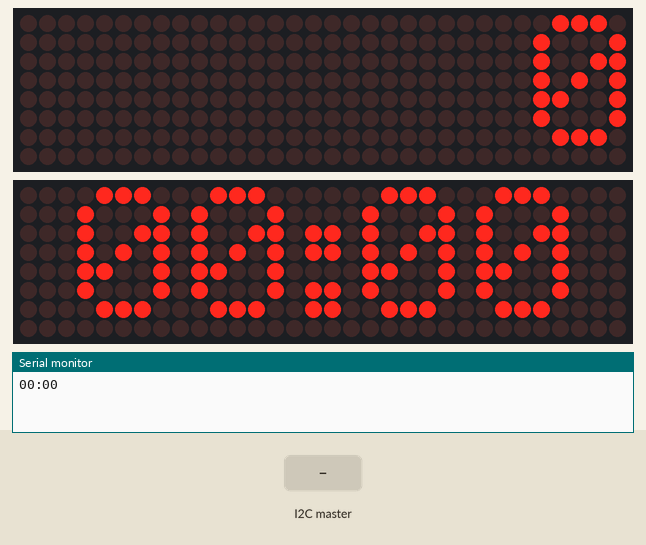
This sketch was run on a simulated Arduino Uno, built with avr-gcc and run on an emulated ATmega328P. On the bench: 2 × 32×8 LED matrix, the last lines printed to the serial monitor. The test bench sets the inputs (shaded band).

Above: at 1.2 s.
1.3 s: the I2C master sends the byte 1
At 2.6 s:
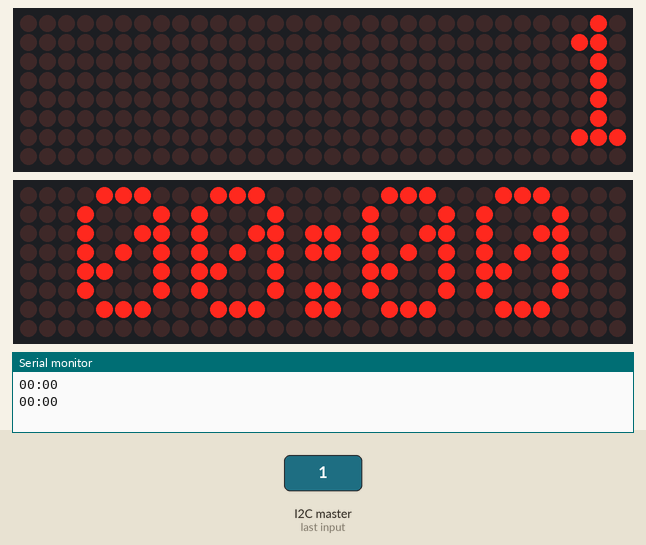
4.3 s: the I2C master sends the byte 2
At 4.9 s:
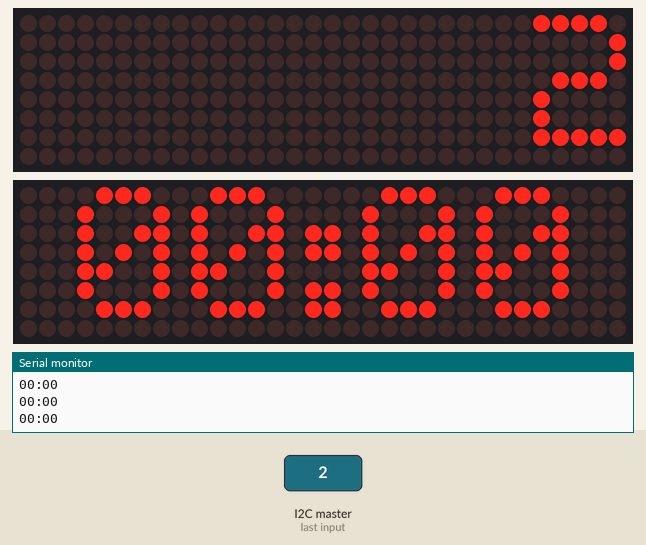
Timing chart, 0 to 7.3 s (numbered marks = the images above; inputs shaded):
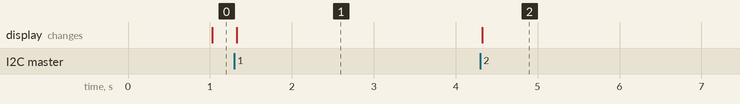

The sketch:

Slave_Display.ino
```cpp
#include <Wire.h>
#include <MD_Parola.h>
#include <MD_MAX72xx.h>
#include <SPI.h>

#define HARDWARE_TYPE MD_MAX72XX::FC16_HW
#define MAX_DEVICES 4
#define CS_PIN 10
#define DATA_PIN 11
#define CLK_PIN 9


#define HARDWARE_TYPE MD_MAX72XX::FC16_HW
#define MAX_DEVICES 4
#define CS_PIN2 4
#define DATA_PIN2 5
#define CLK_PIN2 3

MD_Parola myDisplay = MD_Parola(HARDWARE_TYPE,DATA_PIN ,CLK_PIN, CS_PIN, MAX_DEVICES);
MD_Parola myDisplay2 = MD_Parola(HARDWARE_TYPE,DATA_PIN2 ,CLK_PIN2,  CS_PIN2, MAX_DEVICES);

unsigned long previousMillis = 0;
unsigned long prevUpdateTime = 0;
unsigned long interval = 1000;

char scoreBuffer1[10];
char scoreBuffer2[10];
char timeBuffer[6];

int Points1;
int Points2;
int time;
byte timeH;
byte timeL;

byte state;


void setup() {
  myDisplay.begin();
  myDisplay.setIntensity(4);  // Sätt ljusstyrka
  myDisplay.displayClear();   // Rensa displayen

  myDisplay2.begin();
  myDisplay2.setIntensity(4);  // Sätt ljusstyrka
  myDisplay2.displayClear();   // Rensa displayen

  Wire.begin(1);                 // join i2c bus with address #1
  Wire.onReceive(receiveEvent);  // register event
  Serial.begin(9600);            // start serial for output
}


void loop() {
  time = timeH * 256 + timeL;
  unsigned long currentMillis = millis();

  sprintf(scoreBuffer1, "%d", Points1);
  myDisplay.displayText(scoreBuffer1, PA_LEFT, 0, 0, PA_PRINT, PA_NO_EFFECT);
  myDisplay.displayAnimate();
  sprintf(scoreBuffer2, "%d", Points2);
  myDisplay.displayText(scoreBuffer2, PA_RIGHT, 0, 0, PA_PRINT, PA_NO_EFFECT);
  myDisplay.displayAnimate();

  if (currentMillis - previousMillis >= interval && time >= 0) {
    previousMillis = currentMillis;

    int minutes = time / 60;
    int seconds = time % 60;

    sprintf(timeBuffer, "%02d:%02d", minutes, seconds);
    myDisplay2.displayText(timeBuffer, PA_CENTER, 0, 0, PA_PRINT, PA_NO_EFFECT);
    myDisplay2.displayAnimate();
    Serial.println(timeBuffer);
  }
}

void receiveEvent(int howMany) {
  while (4 < Wire.available()) {
    state = Wire.read();
  }
  while (3 < Wire.available()) {
    timeH = Wire.read();
  }
  while (2 < Wire.available()) {
    timeL = Wire.read();
  }
  while (1 < Wire.available()) {
    Points1 = Wire.read();  // receive byte as an integer
  }
  Points2 = Wire.read();
}
```

Measured:
- after the input at 1.3 s, the display: changes at once (image 1)
- after the input at 4.3 s, the display: changes at once (image 2)
